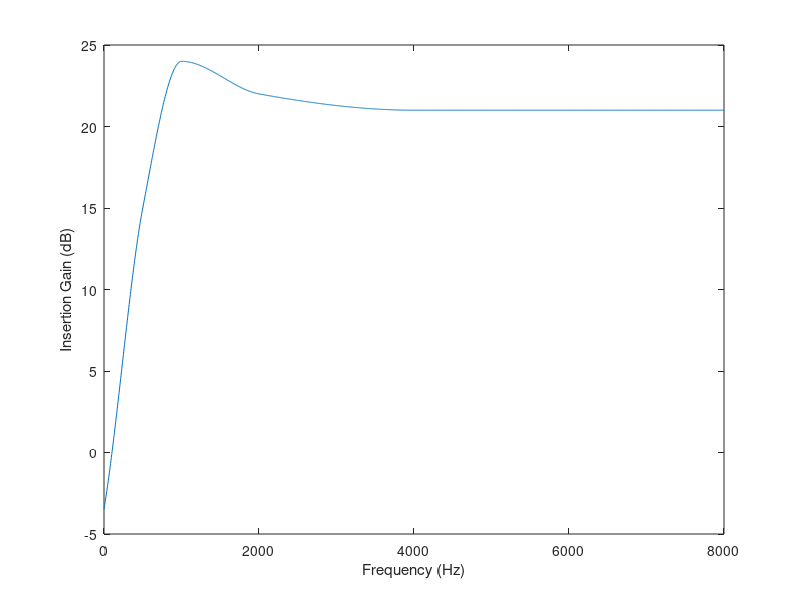
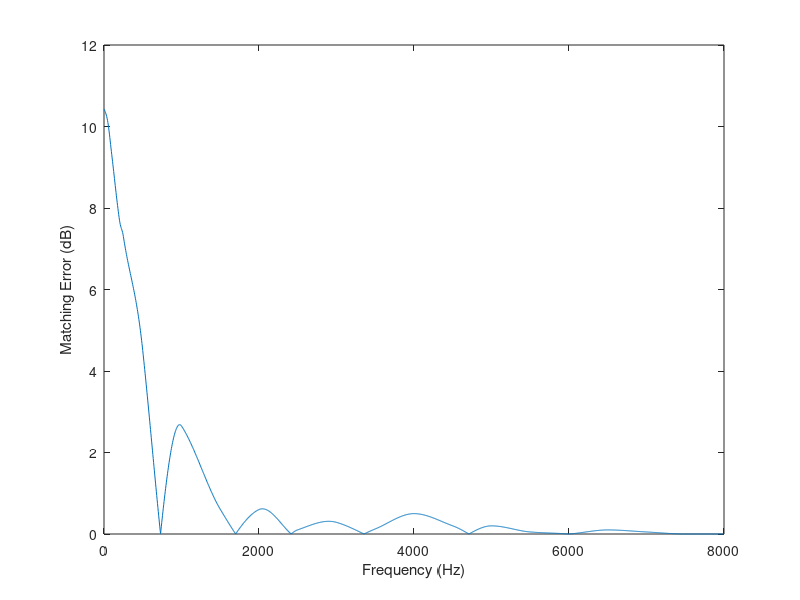

These figures' MATLAB source, in order:
clc;
clear all;
close all;
%% Investigate the effects of the frequency bands
%Set up audiogram
Fh = 8000;
steps = 50;
audioX = [250 500 1000 2000 4000 8000];
audioConY = [-50 -45 -45 -60 -50 -60];
xq = 0:5:8000;
pCond = pchip(audioX, audioConY, xq);

audioNormY = [0 -8 -5 0 -10 0];
pNorm = pchip(audioX, audioNormY, xq);
% 
% figure;
% plot(xq, pNorm);
% hold on;
% plot(xq, pCond);
% xlabel('Frequency (Hz)');
% ylabel('Hearing Loss (dB)');
% legend('Normal', 'Conductive');

audioConY = -1*audioConY;

H3FA = (audioConY(2) + audioConY(3) + audioConY(4))/3;
X = 0.15*H3FA;
ki = [-17 -8 1 -1 -2 -2 -2];

IG = 1:length(audioConY);
for i=1:length(audioConY)
   IG(i) = X + (0.31*H3FA) + ki(i);
end

pIG = pchip(audioX, IG, xq);

figure;
plot(xq, pIG);
xlabel('Frequency (Hz)');
ylabel('Insertion Gain (dB)');

filtX = [25 50 100 200 250 500 1000 1500 2000 2500 3000 3500 4000 4500 5000 5500 6000 6500 7000 7500 8000];

band8 = [7.6 8.2 9.2 11.6 13.3 19.5 21.35 22.5 22.6 21.5 21 21.2 21.5 21.2 20.8 20.95 21 21.1 21.05 21 21];

pb8 = pchip(filtX, band8, xq);

matchError8 = abs(minus(pb8,  pIG));

figure;
plot(xq, matchError8);
xlabel('Frequency (Hz)');
ylabel('Matching Error (dB)');

meanError = mean(matchError8)
maxError = max(matchError8)


%mean(pIG(2226:4001))
  
